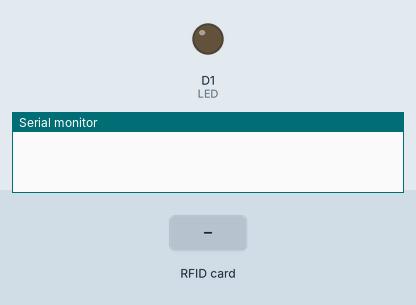
Simulated run of this sketch. Board: ESP8266 (NodeMCU). Shown: output pins drawn as LEDs (lit = HIGH), the last lines printed to the serial monitor. The test bench sets the inputs (shaded band).

Above: at 1.2 s.
1.3 s: RFID card 45 D4 D4 35 held to the reader
At 2.1 s:
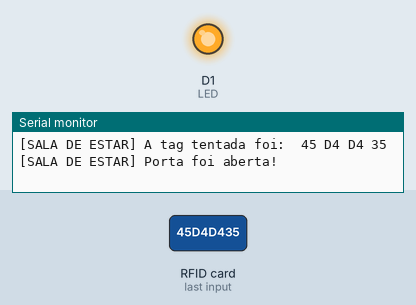
3.8 s: RFID card 5E 7A 19 C4 held to the reader
Timing chart, 0 to 6.8 s (numbered marks = the images above; inputs shaded):
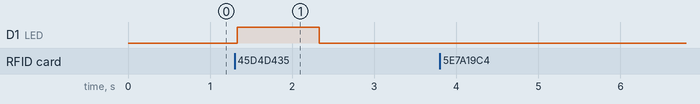

The sketch:

main_esp.ino
```cpp
/*
Este código contém a implementação da parte do RFID na sala de estar, usando o ESP8266 DevKit v2.
Esta, por sua vez, é composta por um leitor RFID e um LED, simulando assim uma autenticação para
liga o LED (representando a abertura de uma porta).

Este modulo foi designado para Rosialdo Vicente, que o implementou.
*/

#include <SPI.h>
#include <MFRC522.h>

#define LED D1
#define SS_PIN D8
#define RST_PIN D0

MFRC522 leitor_rfid(SS_PIN, RST_PIN);

void setup() {
  pinMode(LED, OUTPUT);

  Serial.begin(9600);
  SPI.begin();
  leitor_rfid.PCD_Init();
}

void loop() {
    if (!leitor_rfid.PICC_IsNewCardPresent()) return;
    if (!leitor_rfid.PICC_ReadCardSerial()) return;

    String id = lerUID();
    bool idEstaCorreto = verificarId(id);

    Serial.print("[SALA DE ESTAR] A tag tentada foi: ");
    Serial.println(id);
    Serial.println();

    if (idEstaCorreto) {
        Serial.println("[SALA DE ESTAR] Porta foi aberta!");
        piscarLED();
    }
}

String lerUID() {
  String id = "";

  for (byte i = 0; i < leitor_rfid.uid.size; i++) {
    id.concat(String(leitor_rfid.uid.uidByte[i] < 0x10 ? " 0" : " "));
    id.concat(String(leitor_rfid.uid.uidByte[i], HEX));
  }

  id.toUpperCase();

  return id;
}

void piscarLED() {
    digitalWrite(LED, HIGH);
    delay(1000);
    digitalWrite(LED, LOW);
    delay(1000);
}

bool verificarId(String id) {
  return id.substring(1) == "45 D4 D4 35";
}
```

Measured:
- after the input at 1.3 s, D1 (LED): LOW → HIGH at once, → LOW 1.0 s later
